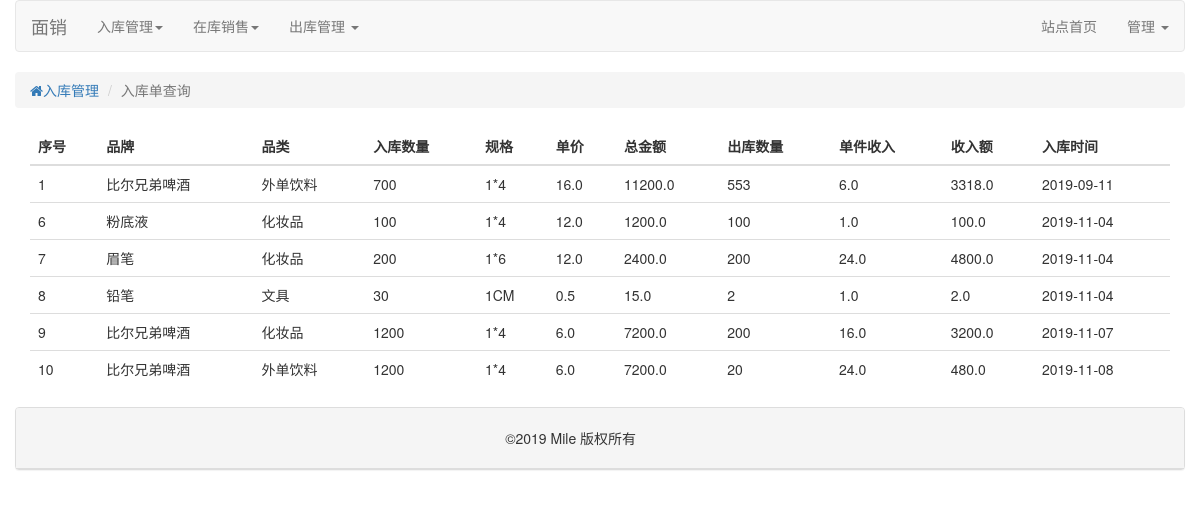
The page / on the database its author committed.
### tables this page shows
CREATE TABLE "product_list"
(
    productName TEXT,
    productCategory TEXT,
    productNumber INT,
    productPrice Float,
    productSaleNumber INT,
    productProfit FLOAT,
    inputTime Date
, productStandard TEXT NULL);

### app.py (the view)
@app.route("/")
def  index():
    sql="""SELECT ROWID,productName,productCategory,productNumber,productStandard,
      productPrice,productSaleNumber,productProfit,inputTime from product_list;"""
    products=DB.query_sql(sql)
    products=sumDollars(products)
    return  render_template("product_list.html",products=products)

### Tool/tool_db.py (called while the page is built)
    def get_db():
        db=sqlite3.connect(DB._DATABASE_URL)
        return db

    def close_connection():
        DB.get_db().close()

    def query_sql(sql,prms=(),single_strip=False):
        c=DB.get_db().cursor()
        if single_strip is False:
            datas=c.execute(sql,prms).fetchall()
            DB.close_connection()
            return datas
        else:
            data=c.execute(sql,prms).fetchone()
            DB.close_connection()
            return data

### app.py (called while the page is built)
def  sumDollars(values):
    products=[]
    for  product  in values:
        product = list(product)
        product.insert(6, round(float(product[3]) * float(product[5]),2))
        product.insert(9, round(float(product[7]) * float(product[8]),2))
        products.append(tuple(product))
    return products

### templates/product_list.html
{% extends "base.html" %}
{% block main_content %}
        <div class="row">
            <ul  class="breadcrumb ">
                <li><a href="#"><i class="fa fa-home" ></i>入库管理</a></li>
                <li class="active">入库单查询</li>
            </ul>
        </div>
        <table class="table">
            <thead>
                <tr>
                    <th>序号</th>
                    <th>品牌</th>
                    <th>品类</th>
                    <th>入库数量</th>
                    <th>规格</th>
                    <th>单价</th>
                    <th>总金额</th>
                    <th>出库数量</th>
                    <th>单件收入</th>
                    <th>收入额</th>
                    <th>入库时间</th>
                </tr>
            </thead>
            <tbody>
            {%  for  product in products  %}
                <tr>
                    <td>{{product[0]}}</td>
                    <td>{{product[1]}}</td>
                    <td>{{product[2]}}</td>
                    <td>{{product[3]}}</td>
                    <td>{{product[4]}}</td>
                    <td>{{product[5]}}</td>
                    <td>{{product[6]}}</td>
                    <td>{{product[7]}}</td>
                    <td>{{product[8]}}</td>
                    <td>{{product[9]}}</td>
                    <td>{{product[10]}}</td>
                </tr>
                {% endfor %}
            </tbody>
        </table>
{% endblock %}

### templates/base.html (shortened to what this page needs)
<!DOCTYPE html>
<html lang="zh">
<head>
    <link href="https://cdn.bootcss.com/bootstrap/3.3.7/css/bootstrap.min.css" rel="stylesheet">
    <link href="https://cdn.bootcss.com/font-awesome/4.7.0/css/font-awesome.min.css" rel="stylesheet">
    <link rel="stylesheet" href="css/form.css">
    <link rel="stylesheet" href="css/login.css">
</head>
<body>
    <div class="container"  >
        <div class="row">
            <nav class="navbar  navbar-default">
                <div class="navbar-header navbar-left">
                    <a href="#" class="navbar-brand">面销</a>
                </div>
                <div  class="collapse  navbar-collapse">
                    <ul  class="nav  navbar-nav  navbar-left" >
                        <li class="dropdown">
                            <a href="#"  class="dropdown-toggle"  data-toggle="dropdown">入库管理<span class = "caret"></span></a>
                        </li>
                        <li  class="dropdown">
                                <a href="#" class="dropdown-toggle"  data-toggle="dropdown">在库销售<span class="caret"></span></a>
                        </li>
                         <li  class="dropdown">
                                <a href="#" class="dropdown-toggle"  data-toggle="dropdown">出库管理 <span class="caret"></span></a>
                        </li>
                     </ul>
                    <ul class="nav navbar-nav  navbar-right ">
                        <li><a href="#">站点首页</a></li>
                        <li  class="dropdown">
                                <a href="#" class="dropdown-toggle"  data-toggle="dropdown">管理 <span class="caret"></span></a>
                        </li>
                    </ul>
                </div>
            </nav>
        </div>
        {% block  main_content %}
        {% endblock %}
        <div class="row">
            <div class="panel panel-default">
                <div class="panel-heading" >
                    <div class="col-lg-offset-5" style="height: 30px;margin-top: 10px">
                        &copy;2019  Mile  版权所有
                    </div>
                </div>
            </div>
        </div>
    </div>
</body>
</html>

### static/css/form.css (style rules this page uses)
a { text-decoration: none; }

### rows shown on the page
product_list: rowid "1", productName "比尔兄弟啤酒", productCategory "外单饮料", productNumber "700", productStandard "1*4", productPrice "16.0", product "11200.0", productSaleNumber "553", productProfit "6.0", product "3318.0", inputTime "2019-09-11"
product_list: rowid "6", productName "粉底液", productCategory "化妆品", productNumber "100", productStandard "1*4", productPrice "12.0", product "1200.0", product "100", productProfit "1.0", product "100.0", inputTime "2019-11-04"
product_list: rowid "7", productName "眉笔", productCategory "化妆品", productNumber "200", productStandard "1*6", productPrice "12.0", product "2400.0", product "200", productProfit "24.0", product "4800.0", inputTime "2019-11-04"
product_list: rowid "8", productName "铅笔", productCategory "文具", productNumber "30", productStandard "1CM", productPrice "0.5", product "15.0", productSaleNumber "2", productProfit "1.0", product "2.0", inputTime "2019-11-04"
product_list: rowid "9", productName "比尔兄弟啤酒", productCategory "化妆品", productNumber "1200", productStandard "1*4", productPrice "6.0", product "7200.0", productSaleNumber "200", productProfit "16.0", product "3200.0", inputTime "2019-11-07"
product_list: rowid "10", productName "比尔兄弟啤酒", productCategory "外单饮料", productNumber "1200", productStandard "1*4", productPrice "6.0", product "7200.0", productSaleNumber "20", productProfit "24.0", product "480.0", inputTime "2019-11-08"
